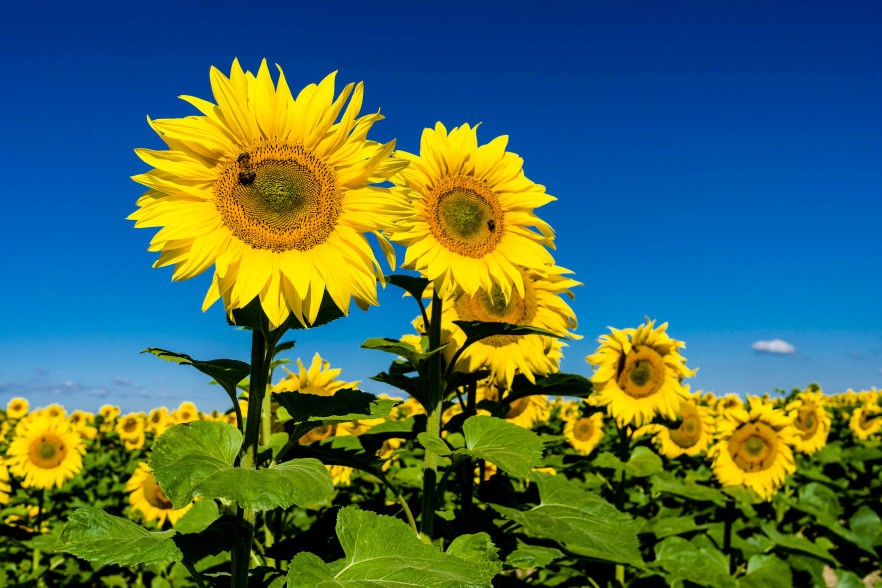
#> input picture baby_steps/assets/edge_detection.png, 882 x 588 px, found by its file name
$ python 09_edge_detection.py
#> lines starting #> are read from the running program, lines starting #| are printed output that depends on the picture
import cv2


img = cv2.imread('computer-vision/baby_steps/assets/edge_detection.png')
#> img is the input picture: shape (588, 882, 3); mean B, G, R 85.5, 107.2, 73.5

img_edge = cv2.Canny(img, 100, 200)
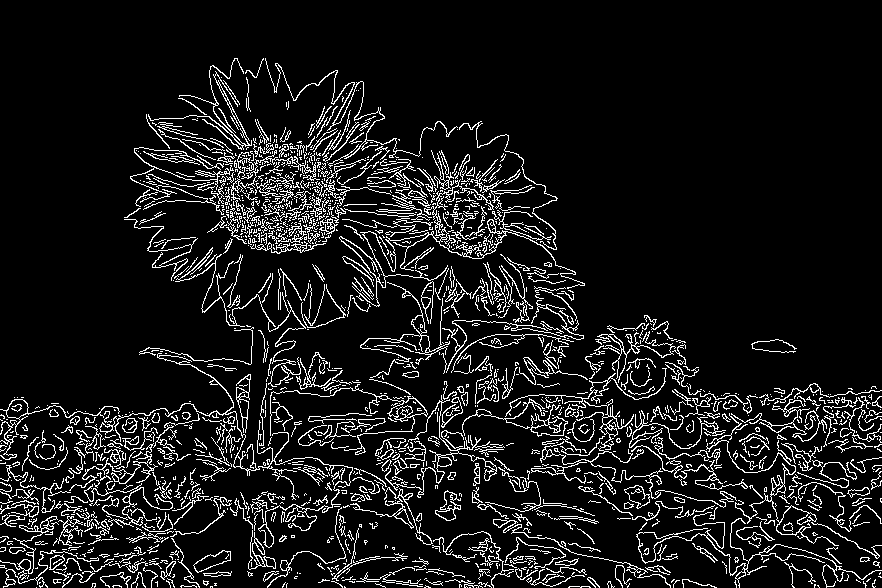
#> img_edge: shape (588, 882); 9.6% white in thin lines or dots

cv2.imshow('image', img)
cv2.imshow('edges', img_edge)
cv2.waitKey(0)

# code for interactive edge detection tuning
"""
gray = cv2.cvtColor(img, cv2.COLOR_BGR2GRAY)
gray = cv2.medianBlur(gray, 5)

cv2.namedWindow("edges")

def nothing(x): pass

cv2.createTrackbar("Lower", "edges", 50, 500, nothing)
cv2.createTrackbar("Upper", "edges", 150, 500, nothing)

while True:
    lo = cv2.getTrackbarPos("Lower", "edges")
    hi = cv2.getTrackbarPos("Upper", "edges")
    if lo > hi:  # keep order sensible
        hi = lo + 1
        cv2.setTrackbarPos("Upper", "edges", hi)
    edges = cv2.Canny(gray, lo, hi)
    vis = cv2.cvtColor(gray, cv2.COLOR_GRAY2BGR)
    vis[edges != 0] = (0, 255, 0)
    cv2.imshow("edges", edges)
    cv2.imshow("overlay", vis)
    if cv2.waitKey(30) & 0xFF == ord('q'):
        break

cv2.destroyAllWindows()
"""
